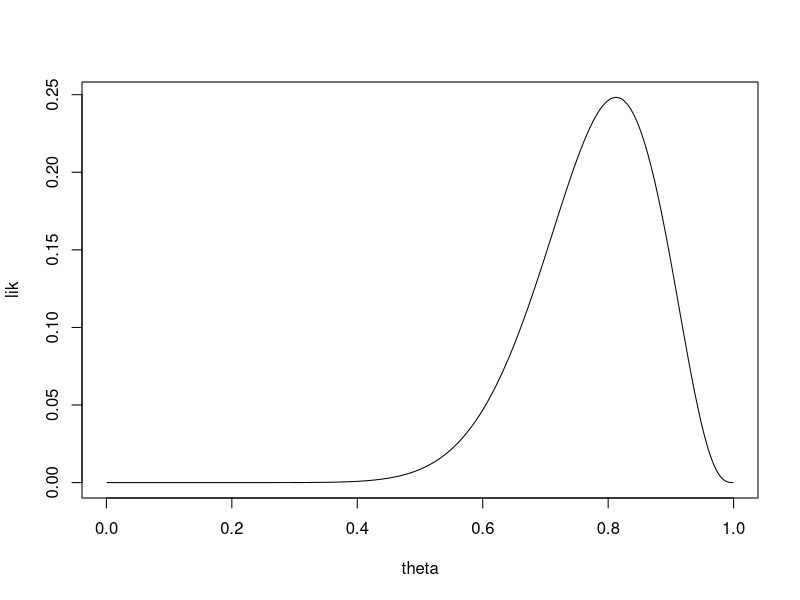
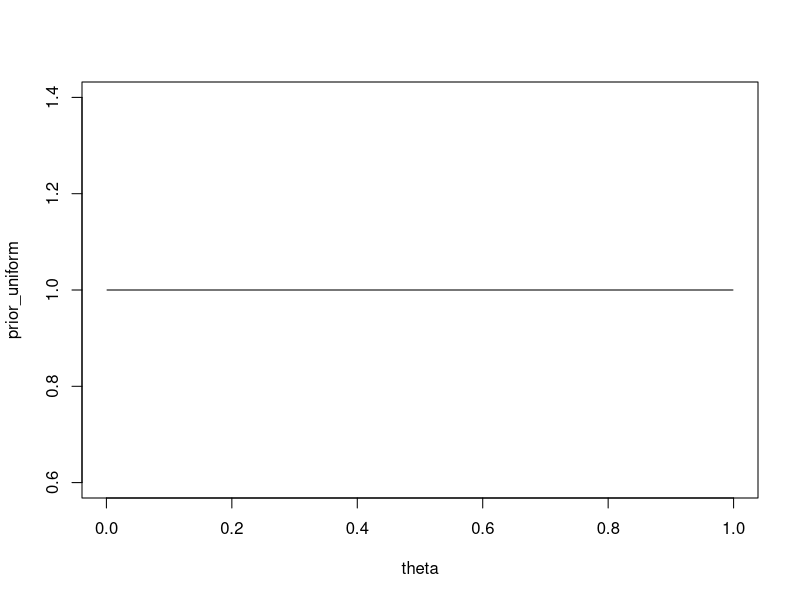
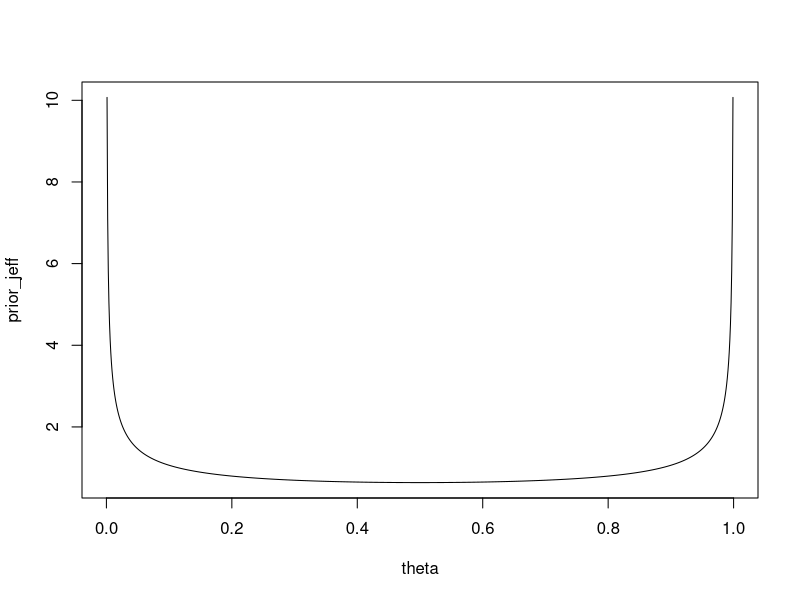
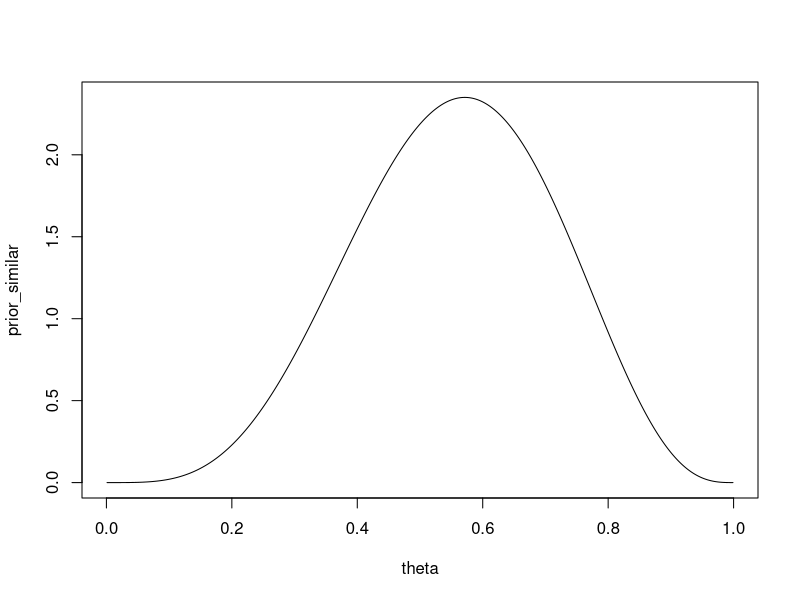
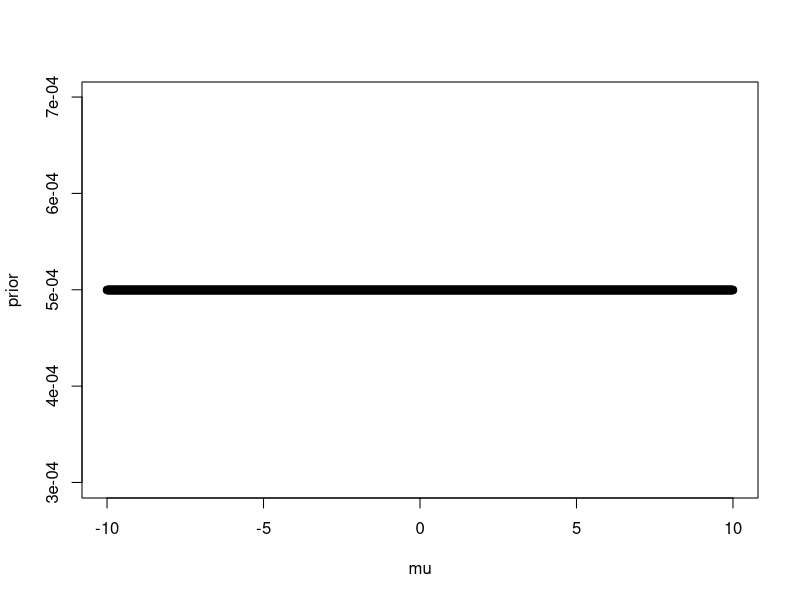
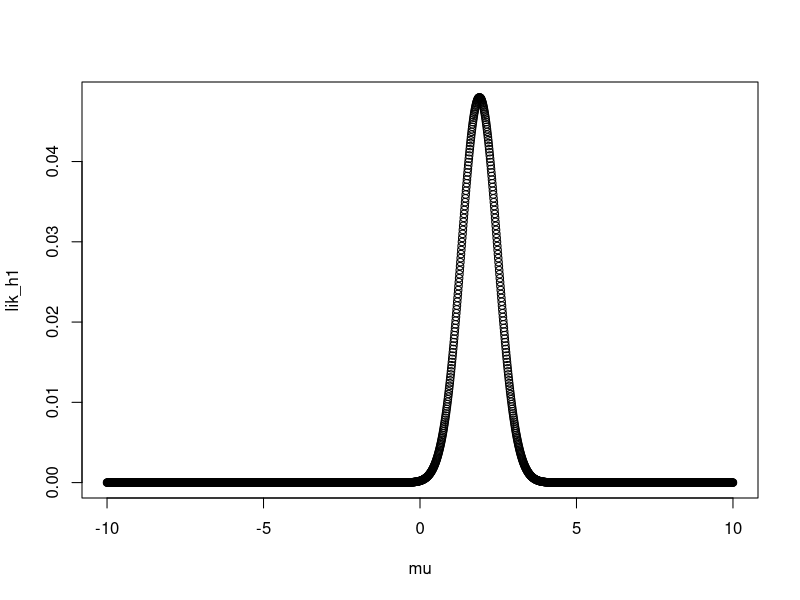
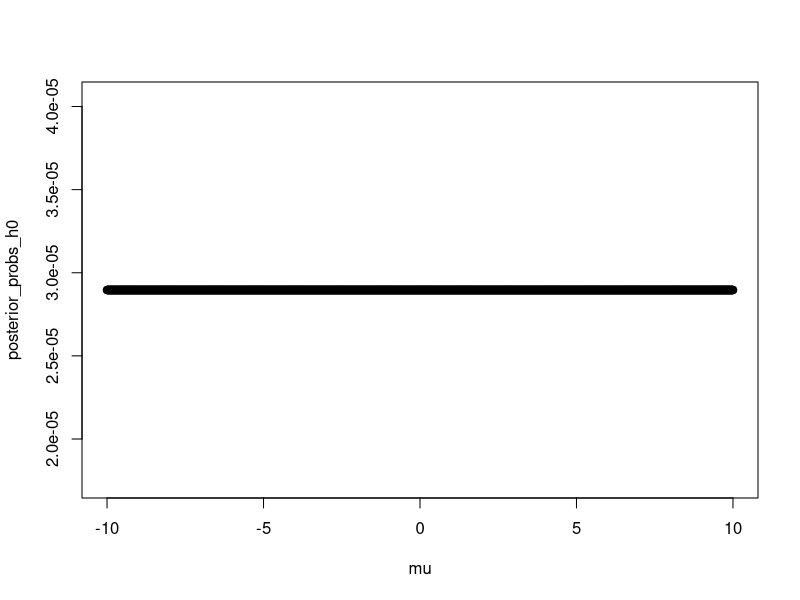
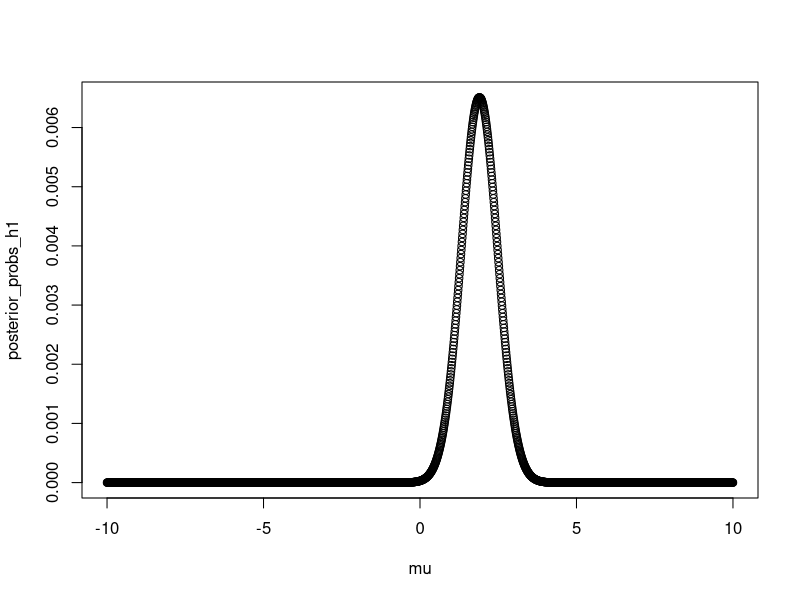

Here is the R script that generated these plots, in order:
## ---- chunk 1
theta = seq(0.001, 0.999, by=0.001)
lik = dbinom(13, size=16, theta)

plot(theta, lik, type="l")
## ---- chunk 2
prior_uniform = rep(1, length(theta))
plot(theta, prior_uniform, type="l")
## ---- chunk 3
Z0 = dbinom(13, size=16, prob=0.5)
Z1 = 0.001*sum(prior_uniform * lik)

bayes_factor_uniform = Z1/Z0
bayes_factor_uniform
## ---- chunk 4
prior_jeff = dbeta(theta, 0.5, 0.5)

plot(theta, prior_jeff, type="l")
## ---- chunk 5
Z0 = dbinom(13, size=16, prob=0.5)
Z2 = 0.001*sum(prior_jeff * lik)

bayes_factor_jeff = Z2/Z0
bayes_factor_jeff
## ---- chunk 6
prior_similar = dbeta(theta, 5, 4)

plot(theta, prior_similar, type="l")
## ---- chunk 7
Z0 = dbinom(13, size=16, prob=0.5)
Z3 = 0.001*sum(prior_similar * lik)

bayes_factor_similar = Z3/Z0
bayes_factor_similar
## ---- chunk 8
data = list(x=c(1.5, 2.5, 1.7), N=3)
## ---- chunk 9
# priors
mu = seq(-10, 10, 0.01)
prior = dunif(mu, -10, 10)
prior = prior / sum(prior)

plot(mu, prior)

# compute likelihood for H0
lik_h0 = dnorm(data$x[1], 0, 1) * dnorm(data$x[2], 0, 1) * dnorm(data$x[3], 0, 1) 
marg_lik_h0 = lik_h0
## ---- chunk 10
# compute likelihood for H1 as function of mu
lik_h1 = dnorm(data$x[1], mu, 1) * dnorm(data$x[2], mu, 1) * dnorm(data$x[3], mu, 1)

plot(mu, lik_h1)

# compute marginal likelihood for H1 as function of mu
marg_lik_h1 = sum(prior * lik_h1)

marg_lik_h1
## ---- chunk 11
bayes_factor = marg_lik_h0 / marg_lik_h1

prior_odds = 1

posterior_odds = prior_odds * bayes_factor

posterior_probs_h0 = prior * lik_h0 / (marg_lik_h0 + marg_lik_h1)
plot(mu , posterior_probs_h0)
## ---- chunk 12
posterior_probs_h1 = prior * lik_h1 / (marg_lik_h0 + marg_lik_h1)
plot(mu , posterior_probs_h1)
